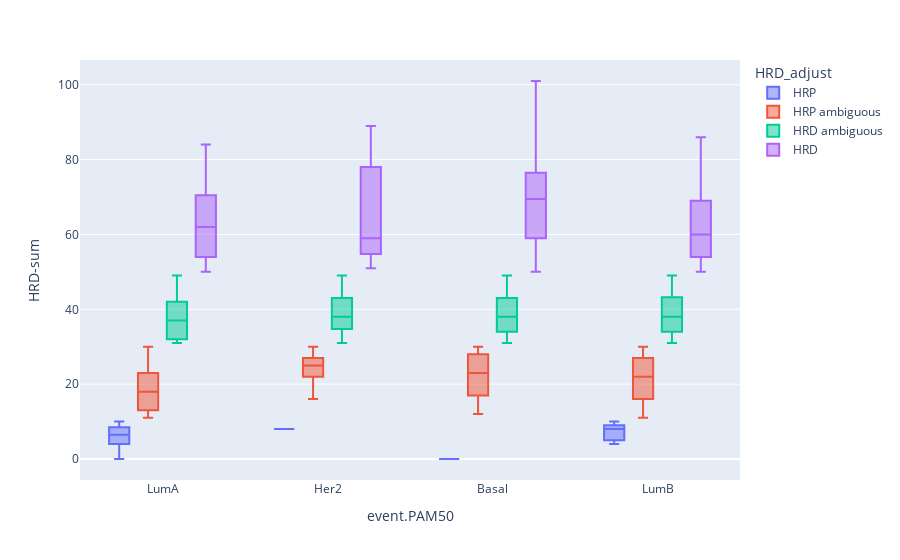

Notebook source saved alongside this figure:
### Code cell
px.box(metadata_sub, x = 'event.PAM50', y = 'HRD-sum', color = 'HRD_adjust')

### Figure 1 — Plotly figure (JSON) as saved in the notebook; plotly's stock layout.template omitted (floating-point values rounded to 4 significant figures; data arrays with more than 128 entries replaced by an {"elided": "..."} marker saying what was removed)
{"data": [{"alignmentgroup": "True", "hovertemplate": "HRD_adjust=HRP<br>event.PAM50=%{x}<br>HRD-sum=%{y}<extra></extra>", "legendgroup": "HRP", "marker": {"color": "#636efa"}, "name": "HRP", "notched": false, "offsetgroup": "HRP", "orientation": "v", "showlegend": true, "type": "box", "x": {"elided": "207 str values"}, "x0": " ", "xaxis": "x", "y": {"elided": "207 int values"}, "y0": " ", "yaxis": "y"}, {"alignmentgroup": "True", "hovertemplate": "HRD_adjust=HRP ambiguous<br>event.PAM50=%{x}<br>HRD-sum=%{y}<extra></extra>", "legendgroup": "HRP ambiguous", "marker": {"color": "#EF553B"}, "name": "HRP ambiguous", "notched": false, "offsetgroup": "HRP ambiguous", "orientation": "v", "showlegend": true, "type": "box", "x": {"elided": "320 str values"}, "x0": " ", "xaxis": "x", "y": {"elided": "320 int values"}, "y0": " ", "yaxis": "y"}, {"alignmentgroup": "True", "hovertemplate": "HRD_adjust=HRD ambiguous<br>event.PAM50=%{x}<br>HRD-sum=%{y}<extra></extra>", "legendgroup": "HRD ambiguous", "marker": {"color": "#00cc96"}, "name": "HRD ambiguous", "notched": false, "offsetgroup": "HRD ambiguous", "orientation": "v", "showlegend": true, "type": "box", "x": {"elided": "179 str values"}, "x0": " ", "xaxis": "x", "y": {"elided": "179 int values"}, "y0": " ", "yaxis": "y"}, {"alignmentgroup": "True", "hovertemplate": "HRD_adjust=HRD<br>event.PAM50=%{x}<br>HRD-sum=%{y}<extra></extra>", "legendgroup": "HRD", "marker": {"color": "#ab63fa"}, "name": "HRD", "notched": false, "offsetgroup": "HRD", "orientation": "v", "showlegend": true, "type": "box", "x": {"elided": "151 str values"}, "x0": " ", "xaxis": "x", "y": {"elided": "151 int values"}, "y0": " ", "yaxis": "y"}], "layout": {"boxmode": "group", "legend": {"title": {"text": "HRD_adjust"}, "tracegroupgap": 0}, "margin": {"t": 60}, "xaxis": {"anchor": "y", "domain": [0, 1], "title": {"text": "event.PAM50"}}, "yaxis": {"anchor": "x", "domain": [0, 1], "title": {"text": "HRD-sum"}}}}
